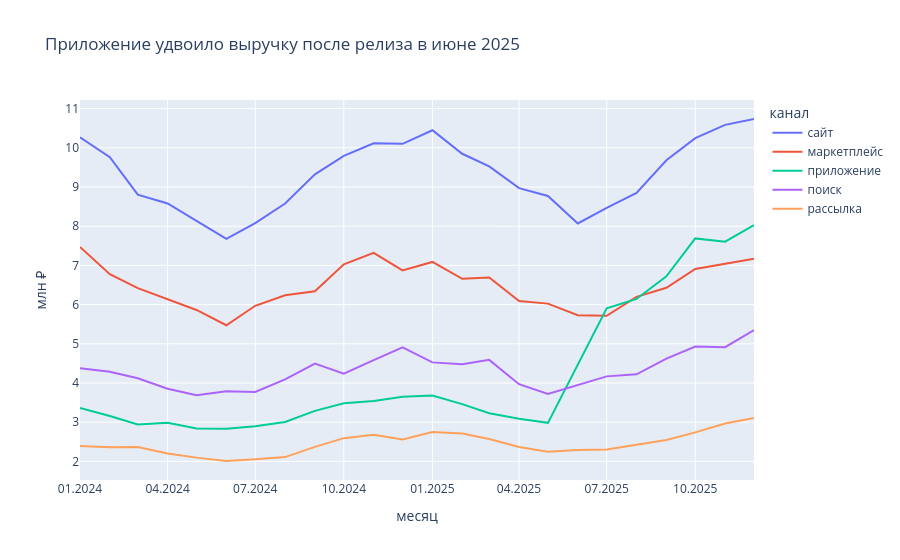

The code cell stored with this chart in its notebook:
### Markdown cell above
Фигура с новой подсказкой. Наведите курсор на линию приложения в июле 2025 года.

### Code cell
fig.show()

### Figure 1 — Plotly figure (JSON) as saved in the notebook; plotly's stock layout.template omitted (floating-point values rounded to 4 significant figures)
{"data": [{"customdata": [["январь 2024", 0.2958], ["февраль 2024", 0.2942], ["март 2024", 0.2847], ["апрель 2024", 0.2887], ["май 2024", 0.2871], ["июнь 2024", 0.2817], ["июль 2024", 0.2835], ["август 2024", 0.2861], ["сентябрь 2024", 0.2899], ["октябрь 2024", 0.2885], ["ноябрь 2024", 0.2874], ["декабрь 2024", 0.2867], ["январь 2025", 0.2942], ["февраль 2025", 0.289], ["март 2025", 0.2896], ["апрель 2025", 0.2933], ["май 2025", 0.2975], ["июнь 2025", 0.2672], ["июль 2025", 0.2621], ["август 2025", 0.2611], ["сентябрь 2025", 0.2653], ["октябрь 2025", 0.2608], ["ноябрь 2025", 0.2626], ["декабрь 2025", 0.2572]], "hovertemplate": "<b>%{fullData.name}</b> · %{customdata[0]}<br>%{y:.2f} млн ₽ · %{customdata[1]:.0%} выручки месяца<extra></extra>", "legendgroup": "сайт", "line": {"color": "#636efa", "dash": "solid"}, "marker": {"symbol": "circle"}, "mode": "lines", "name": "сайт", "orientation": "v", "showlegend": true, "type": "scatter", "x": ["2024-01", "2024-02", "2024-03", "2024-04", "2024-05", "2024-06", "2024-07", "2024-08", "2024-09", "2024-10", "2024-11", "2024-12", "2025-01", "2025-02", "2025-03", "2025-04", "2025-05", "2025-06", "2025-07", "2025-08", "2025-09", "2025-10", "2025-11", "2025-12"], "xaxis": "x", "y": [10.27, 9.762, 8.804, 8.581, 8.136, 7.679, 8.081, 8.578, 9.323, 9.793, 10.12, 10.1, 10.45, 9.848, 9.527, 8.971, 8.772, 8.069, 8.466, 8.851, 9.681, 10.25, 10.59, 10.73], "yaxis": "y"}, {"customdata": [["январь 2024", 0.2152], ["февраль 2024", 0.2042], ["март 2024", 0.2076], ["апрель 2024", 0.2066], ["май 2024", 0.2069], ["июнь 2024", 0.2007], ["июль 2024", 0.2094], ["август 2024", 0.208], ["сентябрь 2024", 0.1972], ["октябрь 2024", 0.207], ["ноябрь 2024", 0.2079], ["декабрь 2024", 0.195], ["январь 2025", 0.1996], ["февраль 2025", 0.1954], ["март 2025", 0.2035], ["апрель 2025", 0.1992], ["май 2025", 0.2044], ["июнь 2025", 0.1898], ["июль 2025", 0.1769], ["август 2025", 0.1828], ["сентябрь 2025", 0.1761], ["октябрь 2025", 0.1759], ["ноябрь 2025", 0.1745], ["декабрь 2025", 0.1718]], "hovertemplate": "<b>%{fullData.name}</b> · %{customdata[0]}<br>%{y:.2f} млн ₽ · %{customdata[1]:.0%} выручки месяца<extra></extra>", "legendgroup": "маркетплейс", "line": {"color": "#EF553B", "dash": "solid"}, "marker": {"symbol": "circle"}, "mode": "lines", "name": "маркетплейс", "orientation": "v", "showlegend": true, "type": "scatter", "x": ["2024-01", "2024-02", "2024-03", "2024-04", "2024-05", "2024-06", "2024-07", "2024-08", "2024-09", "2024-10", "2024-11", "2024-12", "2025-01", "2025-02", "2025-03", "2025-04", "2025-05", "2025-06", "2025-07", "2025-08", "2025-09", "2025-10", "2025-11", "2025-12"], "xaxis": "x", "y": [7.471, 6.774, 6.421, 6.142, 5.863, 5.473, 5.97, 6.237, 6.341, 7.028, 7.318, 6.872, 7.088, 6.659, 6.693, 6.094, 6.025, 5.731, 5.715, 6.197, 6.428, 6.909, 7.034, 7.169], "yaxis": "y"}, {"customdata": [["январь 2024", 0.09687], ["февраль 2024", 0.09521], ["март 2024", 0.09517], ["апрель 2024", 0.1005], ["май 2024", 0.1001], ["июнь 2024", 0.1039], ["июль 2024", 0.1016], ["август 2024", 0.1003], ["сентябрь 2024", 0.1023], ["октябрь 2024", 0.1026], ["ноябрь 2024", 0.1006], ["декабрь 2024", 0.1035], ["январь 2025", 0.1036], ["февраль 2025", 0.1016], ["март 2025", 0.09815], ["апрель 2025", 0.101], ["май 2025", 0.1012], ["июнь 2025", 0.1486], ["июль 2025", 0.1828], ["август 2025", 0.1813], ["сентябрь 2025", 0.1842], ["октябрь 2025", 0.1957], ["ноябрь 2025", 0.1887], ["декабрь 2025", 0.1923]], "hovertemplate": "<b>%{fullData.name}</b> · %{customdata[0]}<br>%{y:.2f} млн ₽ · %{customdata[1]:.0%} выручки месяца<extra></extra>", "legendgroup": "приложение", "line": {"color": "#00cc96", "dash": "solid"}, "marker": {"symbol": "circle"}, "mode": "lines", "name": "приложение", "orientation": "v", "showlegend": true, "type": "scatter", "x": ["2024-01", "2024-02", "2024-03", "2024-04", "2024-05", "2024-06", "2024-07", "2024-08", "2024-09", "2024-10", "2024-11", "2024-12", "2025-01", "2025-02", "2025-03", "2025-04", "2025-05", "2025-06", "2025-07", "2025-08", "2025-09", "2025-10", "2025-11", "2025-12"], "xaxis": "x", "y": [3.363, 3.159, 2.943, 2.987, 2.838, 2.834, 2.897, 3.007, 3.29, 3.482, 3.542, 3.646, 3.679, 3.462, 3.229, 3.089, 2.983, 4.486, 5.906, 6.144, 6.721, 7.689, 7.604, 8.026], "yaxis": "y"}, {"customdata": [["январь 2024", 0.126], ["февраль 2024", 0.1292], ["март 2024", 0.1332], ["апрель 2024", 0.1296], ["май 2024", 0.1301], ["июнь 2024", 0.1391], ["июль 2024", 0.1323], ["август 2024", 0.1364], ["сентябрь 2024", 0.1398], ["октябрь 2024", 0.1248], ["ноябрь 2024", 0.1302], ["декабрь 2024", 0.1394], ["январь 2025", 0.1275], ["февраль 2025", 0.1315], ["март 2025", 0.1395], ["апрель 2025", 0.1297], ["май 2025", 0.1262], ["июнь 2025", 0.131], ["июль 2025", 0.1291], ["август 2025", 0.1246], ["сентябрь 2025", 0.1267], ["октябрь 2025", 0.1255], ["ноябрь 2025", 0.1219], ["декабрь 2025", 0.1281]], "hovertemplate": "<b>%{fullData.name}</b> · %{customdata[0]}<br>%{y:.2f} млн ₽ · %{customdata[1]:.0%} выручки месяца<extra></extra>", "legendgroup": "поиск", "line": {"color": "#ab63fa", "dash": "solid"}, "marker": {"symbol": "circle"}, "mode": "lines", "name": "поиск", "orientation": "v", "showlegend": true, "type": "scatter", "x": ["2024-01", "2024-02", "2024-03", "2024-04", "2024-05", "2024-06", "2024-07", "2024-08", "2024-09", "2024-10", "2024-11", "2024-12", "2025-01", "2025-02", "2025-03", "2025-04", "2025-05", "2025-06", "2025-07", "2025-08", "2025-09", "2025-10", "2025-11", "2025-12"], "xaxis": "x", "y": [4.374, 4.286, 4.12, 3.852, 3.687, 3.792, 3.773, 4.09, 4.497, 4.236, 4.583, 4.912, 4.526, 4.481, 4.59, 3.969, 3.721, 3.955, 4.169, 4.223, 4.624, 4.929, 4.913, 5.348], "yaxis": "y"}, {"customdata": [["январь 2024", 0.06893], ["февраль 2024", 0.07107], ["март 2024", 0.07648], ["апрель 2024", 0.07401], ["май 2024", 0.07396], ["июнь 2024", 0.07372], ["июль 2024", 0.07205], ["август 2024", 0.07037], ["сентябрь 2024", 0.07369], ["октябрь 2024", 0.07638], ["ноябрь 2024", 0.07619], ["декабрь 2024", 0.07259], ["январь 2025", 0.07745], ["февраль 2025", 0.0796], ["март 2025", 0.07812], ["апрель 2025", 0.07735], ["май 2025", 0.07615], ["июнь 2025", 0.07591], ["июль 2025", 0.07123], ["август 2025", 0.07166], ["сентябрь 2025", 0.0697], ["октябрь 2025", 0.06974], ["ноябрь 2025", 0.07364], ["декабрь 2025", 0.07449]], "hovertemplate": "<b>%{fullData.name}</b> · %{customdata[0]}<br>%{y:.2f} млн ₽ · %{customdata[1]:.0%} выручки месяца<extra></extra>", "legendgroup": "рассылка", "line": {"color": "#FFA15A", "dash": "solid"}, "marker": {"symbol": "circle"}, "mode": "lines", "name": "рассылка", "orientation": "v", "showlegend": true, "type": "scatter", "x": ["2024-01", "2024-02", "2024-03", "2024-04", "2024-05", "2024-06", "2024-07", "2024-08", "2024-09", "2024-10", "2024-11", "2024-12", "2025-01", "2025-02", "2025-03", "2025-04", "2025-05", "2025-06", "2025-07", "2025-08", "2025-09", "2025-10", "2025-11", "2025-12"], "xaxis": "x", "y": [2.393, 2.358, 2.365, 2.2, 2.096, 2.01, 2.054, 2.11, 2.37, 2.593, 2.682, 2.558, 2.75, 2.713, 2.57, 2.366, 2.245, 2.292, 2.301, 2.429, 2.544, 2.74, 2.968, 3.109], "yaxis": "y"}], "layout": {"legend": {"title": {"text": "канал"}, "tracegroupgap": 0}, "separators": ", ", "title": {"text": "Приложение удвоило выручку после релиза в июне 2025"}, "xaxis": {"anchor": "y", "domain": [0.0, 1.0], "tickformat": "%m.%Y", "title": {"text": "месяц"}}, "yaxis": {"anchor": "x", "domain": [0.0, 1.0], "title": {"text": "млн ₽"}}}}
